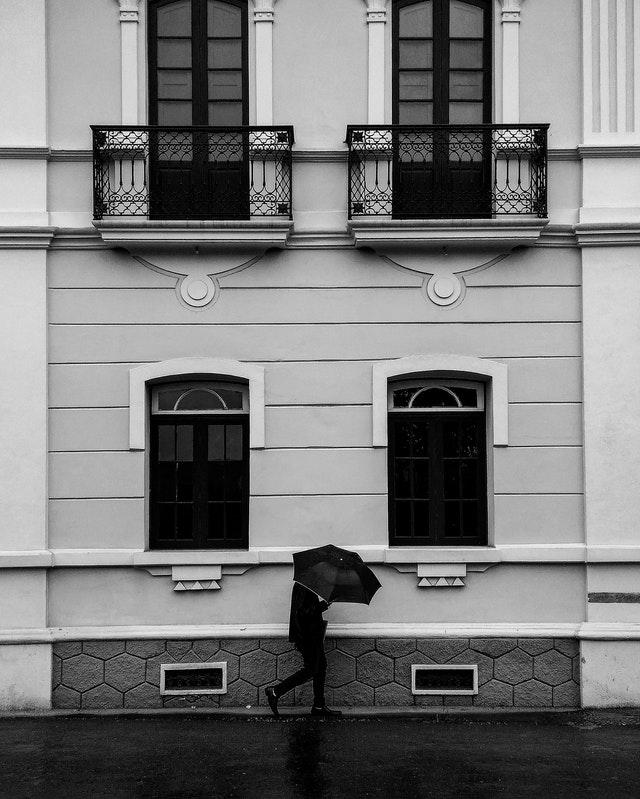
#> input picture 2_Image_Filtering/data/walking.jpg, 640 x 799 px
$ jupyter execute --allow-errors TP2_Image_Filtering.ipynb   (shell and % lines are left out)
#> lines starting #> are read from the running program, lines starting #| are printed output that depends on the picture
# Image Filtering

The main objectives of this module are:

* Implement point filtering with look-up tables.
* Implement region filtering with kernel convolution, morphological operations and edge detection.
* Understand spatial frequency information with the Fourier transform.

## 1. Look-up tables

Look-up tables are a very useful tool to perform simple pixel-level filtering of an image.

Numpy arrays indexing ([see reference here](http://docs.scipy.org/doc/numpy/user/basics.indexing.html)) is a very powerful tool, but can be a bit counter-intuitive at first. We will use it to quickly create and use look-up tables to transform an image.

Look at the short example below.

We construct an image with 4 possible values for each pixel (-> $I(x,y) \in \{0,1,2,3\}$). We then build the following LUT:

|Input value|Output value|
|--|--|
|0|2|
|1|3|
|2|1|
|3|0|

And we apply it on the image.

[cell 1]
import numpy as np
import matplotlib.pyplot as plt
from matplotlib import cm

original_walking = plt.imread('data/walking.jpg')
#> original_walking is the input picture: shape (799, 640); min 0, max 255, mean 121.2

# Let's create a 3x3 "image" with 4 possible pixel values (in [0,3])
im = np.array([[1,0,2],[2,1,3],[3,3,1]])

# look-up table is a vector of size 4 mapping the new value for the pixels of m
lut = np.array([2,3,1,0]) # maps 0 -> 2, 1 -> 3, 2 -> 1, 3 -> 0

plt.figure(figsize=(8,2))
plt.plot(lut)
plt.title('Look-up table')
plt.show()

# we can use numpy vector indexing to apply the look-up table:
new_im = lut[im] # This will create a new array with the same size as m

plt.figure(figsize=(8,4))
plt.subplot(1,2,1) #supblot is useful to display images side-by-side
plt.imshow(im, cmap=cm.gray)
plt.title('Original')
plt.subplot(1,2,2)
plt.imshow(new_im, cmap=cm.gray)
plt.title('LUT(Original)')
plt.show()
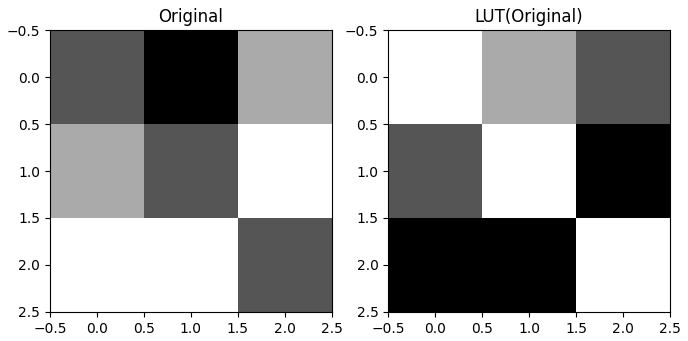
#> figure drawn by matplotlib, 2 panels

So a LUT for a grayscale image will be a 256-length vector. The first value in this vector will be the "new value to give all pixels that are equal to 0 in the original image".

For inverting a greyscale image, this would mean that we want all 0s to become 255s, all 1s to become 254s, etc...

[cell 2]
lut_inv = np.zeros(256)

for i in range(256):
    lut_inv[i] = 255 -i

**Starting from this example, create the following LUTs** and apply them to the "walking.jpg" image:
1. For inverting an image (so that $0 \rightarrow 255$, $255 \rightarrow 0$)
1. To keep only graylevel such that $g \ge t$, setting all other values to 0.
1. To reduce the number of gray levels from 256 to 8 (so that $255 \rightarrow 7$, $0 \rightarrow 0$).
1. To "stretch" the histogram so that, given a **minimum value** $T_{min}$ and a **maximum value** $T_{max}$, we have :
    * If $I(x,y) < T_{min}$, the new value is set to 0
    * If $I(x,y) > T_{max}$, the new value is set to 255
    * Values between $T_{min}$ and $T_{max}$ are stretched to cover the entire histogram.
1. to perform an **equalization** of the walking.jpg image (so that the histogram becomes "as flat as possible")

[cell 3]
#1. For inverting an image

from skimage.io import imread,imshow,imsave

imgWalking = imread("data/walking.jpg")

#inverting
imgWalking = lut_inv[imgWalking]
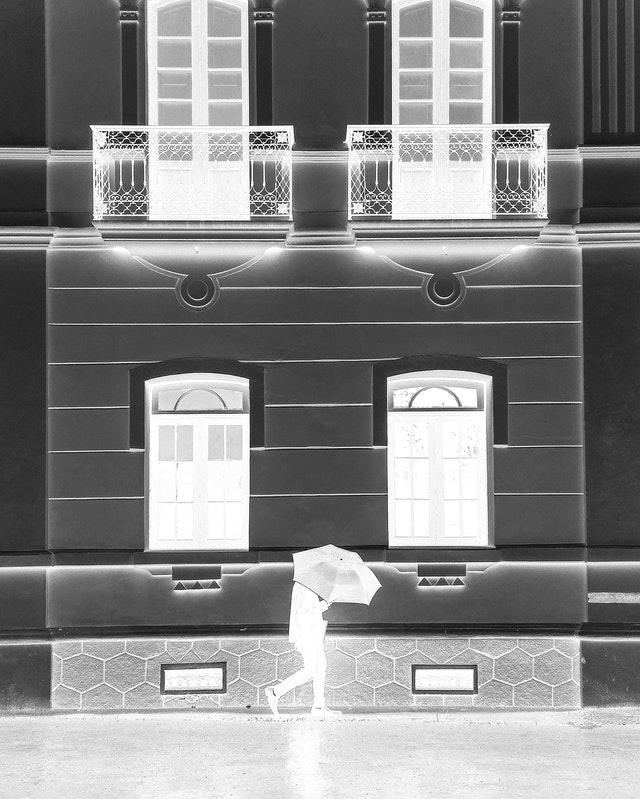
#> imgWalking: shape (799, 640) float64; min 0, max 255, mean 133.8

imshow(imgWalking)

[cell 4]
#2 Keep graylevels above a certain threshold

img_pour_index = (imgWalking * 255).astype(np.uint8)

threshold = 100

lut_threshold = np.zeros(256, dtype=np.uint8)

for i in range(256):
    if i >= threshold:
        lut_threshold[i] = i
    else:
        lut_threshold[i] = 0

# print(lut_threshold)

Graylevels_above_threshold = lut_threshold[img_pour_index]
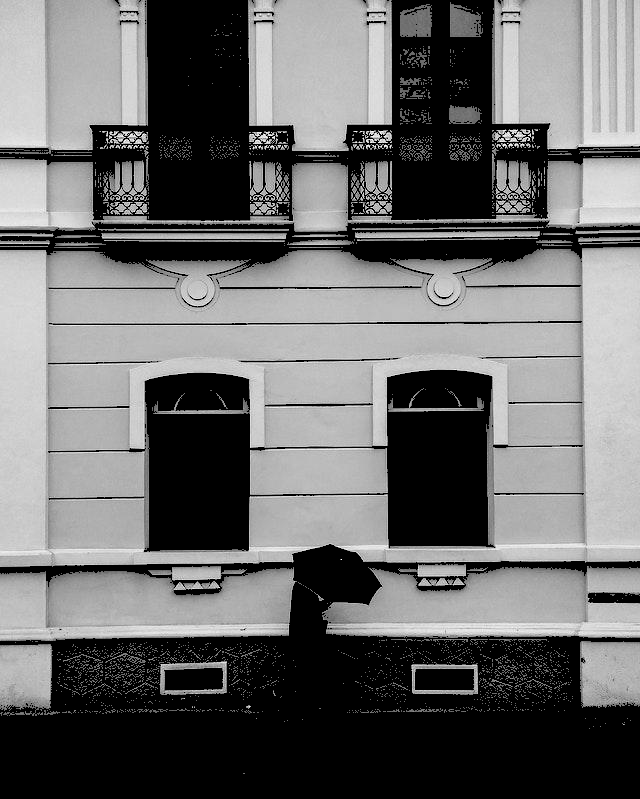
#> Graylevels_above_threshold: shape (799, 640); min 0, max 255, mean 107.5

imshow(Graylevels_above_threshold)

Let's have a quick look at the effect on the histogram:

[cell 5]
#Printing the histogram

plt.hist(imgWalking.ravel(), bins=256, range=(0, 256))
plt.hist(Graylevels_above_threshold.ravel(), bins=256, range=(0, 256))
plt.legend(['Original Image', 'Graylevels above threshold'])
plt.show()
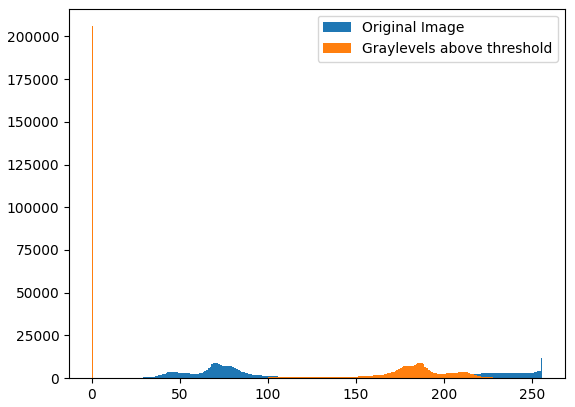
#> figure drawn by matplotlib, 1 panel; tallest bar 11794 high, from x = 255 to 256; tallest bar 205905 high, from x = 0 to 1

As we can see, we have a huge peak at 0, as all pixels that had a value between 0 and the threshold have been set to 0. The rest of the histogram has the same shape as before (except it obviously looks flatter next to the 0 peak).

Next, we want to reduce the number of gray levels from 256 to 8 (meaning that we reduce the "dynamic range" of the image). So we want lut[0] = 0 and lut[255] = 7:

[cell 6]
#3 Divide graylevels into fewer levels

# Ensure imgWalking can be used as indices: convert to a single-channel uint8 image (0..255)
from skimage.color import rgb2gray

# If image is float in [0,1], scale to 0-255; if RGB, convert to gray first
if imgWalking.dtype.kind == 'f':
    img_idx = (imgWalking * 255.0).round().astype(np.uint8)
else:
    img_idx = imgWalking.astype(np.uint8)

if img_idx.ndim == 3 and img_idx.shape[2] in (3,4):
    img_idx = (rgb2gray(img_idx) * 255.0).round().astype(np.uint8)

# Build LUT and apply
lut_lessGrayLevels = np.zeros(256, dtype=np.uint8)
for i in range(256):
    lut_lessGrayLevels[i] = (i // 64) * 64  # 4 levels: 0,64,128,192

lessGrayLevels = lut_lessGrayLevels[Graylevels_above_threshold.astype(np.uint8)]
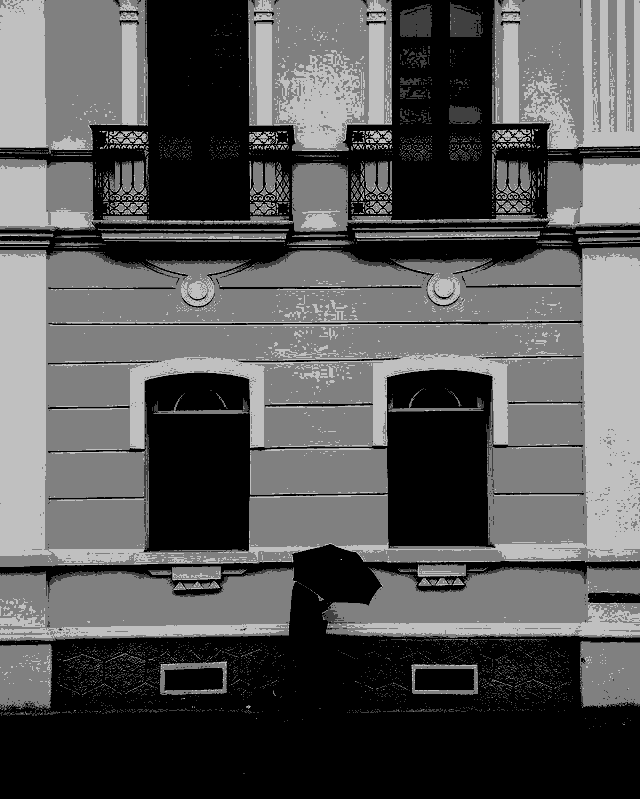
#> lessGrayLevels: shape (799, 640); min 0, max 192, mean 85.4

imshow(lessGrayLevels)

Now we want to "stretch" the histogram by doing an auto-level. The goal of stretching the histogram is to better use the dynamic range. If we look at the histogram from the original image, we can see that we mostly don't use values above around 220.

In other words, there are very few "bright" pixels in the image. On the other end, we do have black pixels, so we don't need to stretch in that direction. For the purpose of demonstrating histogram stretching, however, we will still use a T_min of 5.

[cell 7]
#4 To "stretch" the histogram (robust implementation)
from skimage.color import rgb2gray

# Ensure we have a single-channel uint8 image for indexing (0..255)
if imgWalking.dtype.kind == 'f':
    img_idx = (imgWalking * 255.0).round().astype(np.uint8)
else:
    img_idx = imgWalking.astype(np.uint8)

if img_idx.ndim == 3 and img_idx.shape[2] in (3,4):
    # convert RGB/RGBA to grayscale then to uint8
    img_idx = (rgb2gray(img_idx) * 255.0).round().astype(np.uint8)

# Compute min/max (you can replace these by percentiles if preferred)
min_val = int(np.min(img_idx))
#> min_val = 0
max_val = int(np.max(img_idx))
#> max_val = 255

# Build LUT robustly (handle case max==min)
if max_val == min_val:
    # no dynamic range -> identity LUT
    lut_stretch = np.arange(256, dtype=np.uint8)
else:
    lut_stretch = np.zeros(256, dtype=np.uint8)
    scale = 255.0 / float(max_val - min_val)
#> scale = 1
    for i in range(256):
        if i < min_val:
            lut_stretch[i] = 0
        elif i > max_val:
            lut_stretch[i] = 255
        else:
            lut_stretch[i] = np.round((i - min_val) * scale).astype(np.uint8)
#> after the loop, lut_stretch = 256 values from 0 to 255

# Apply LUT using the integer index image
stretched_img = lut_stretch[img_idx]

# Display stretched image
from skimage.io import imshow
imshow(stretched_img)

# Simple LUT equalization implementation (returns 256-length uint8 LUT)
def lut_equalization(ima):
    # ima expected to be integer image in 0..255
    hist, _ = np.histogram(ima.flatten(), bins=256, range=(0,256))
#> hist = 256 values, max 11794 at index 1, min 3 at index 252, mean 1997.5
    nh = hist.astype(np.float64) / hist.sum()
#> nh = 256 values, max 0.0231 at index 1, min 5.87e-06 at index 252, mean 0.00391
    ch = np.cumsum(nh)
#> ch = 256 values from 8.6e-05 to 1
    lut = np.round(255 * ch).astype(np.uint8)
#> lut = 256 values from 0 to 255
    return lut

# apply equalization and show result (optional)
eq_lut = lut_equalization(img_idx)
#> eq_lut = 256 values from 0 to 255
equalized = eq_lut[img_idx]
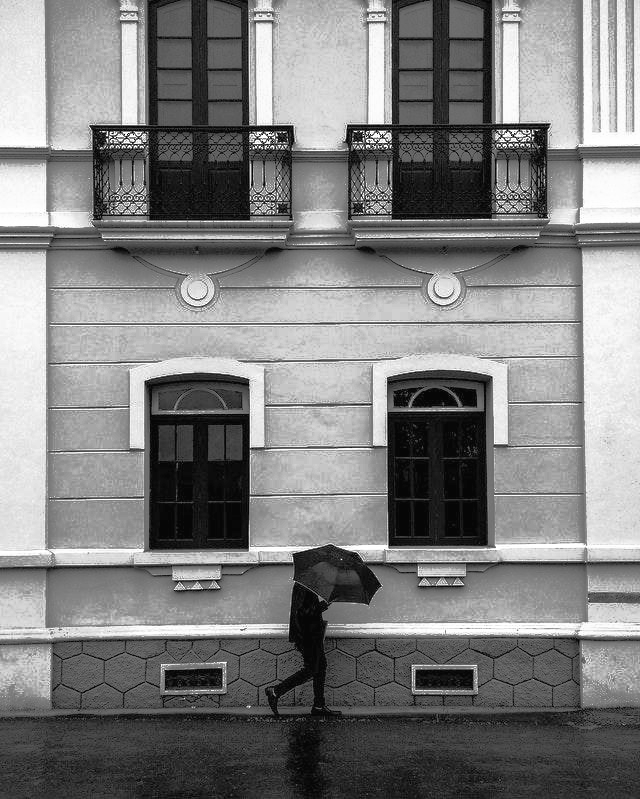
#> equalized: shape (799, 640); min 0, max 255, mean 128.5

# Plot histograms: original vs stretched vs equalized
plt.figure(figsize=(10,4))
plt.subplot(1,3,1)
plt.title('Original histogram')
plt.hist(img_idx.ravel(), bins=256, range=(0,256), color='C0')

plt.subplot(1,3,2)
plt.title('Stretched histogram')
plt.hist(stretched_img.ravel(), bins=256, range=(0,256), color='C1')

plt.subplot(1,3,3)
plt.title('Equalized histogram')
plt.hist(equalized.ravel(), bins=256, range=(0,256), color='C2')
plt.tight_layout()
plt.show()
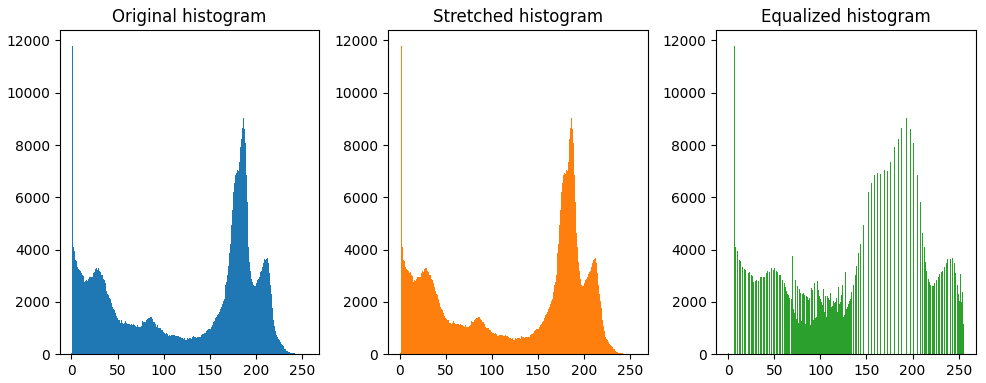
#> figure drawn by matplotlib, 3 panels; panel 1: tallest bar 11794 high, from x = 1 to 2; panel 2: tallest bar 11794 high, from x = 1 to 2; panel 3: tallest bar 11794 high, from x = 6 to 7

With that, we make the "bright" parts of the image "whiter", and the dark part darker, without losing much information in the process. A way to automate the selection of the thresholds would be to use percentiles in the cumulative histogram. For instance, we could say that we use the percentiles 2 and 98 as lower and upper thresholds, so as to only "lose" 4\% of the pixel information in the process:

[cell 8]
imshow(equalized)

[cell 9]
# Compute LUT & apply to image:

eq_lut = lut_equalization(imgWalking)
equalized = eq_lut[imgWalking.astype(np.uint8)]
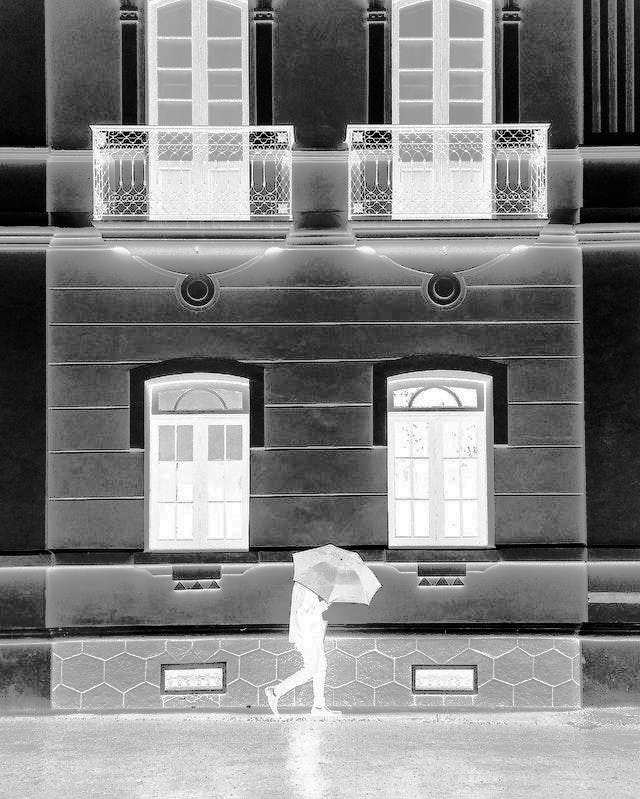
#> equalized: shape (799, 640); min 0, max 255, mean 128.5
imshow(equalized)

This time, Tmin has been set as 0 (so we don't modify the dark tones of the image), and Tmax at 217. The image,which was a bit underexposed, now has a better contrast (but this operation is not lossless!).

We now need to do equalization. The goal of equalization is to distribute the histogram as equally as possible. This is done quite simply by using the cumulative histogram as a look-up table ! We first have to normalize the cumulative histogram to the 0-255 range, then we can use it to equalize the image.

[cell 10]
#5 Normalize to 0-255 range & convert to integer

eq_lut = lut_equalization(imgWalking)
equalized = eq_lut[imgWalking.astype(np.uint8)]
equalized = ((equalized - equalized.min()) * (255.0 / (equalized.max() - equalized.min()))).round().astype(np.uint8)
imshow(equalized)

#Show histogram

plt.hist(equalized.ravel(), bins=256, range=(0, 256))
plt.title('Equalized Image Histogram')
plt.show()
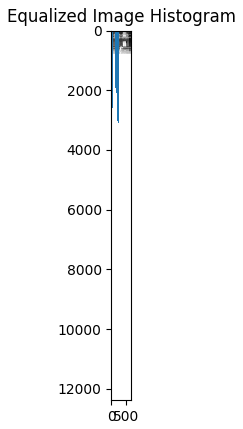
#> figure drawn by matplotlib, 1 panel

As we can see, the peaks of the original histogram have been stretched to use more values, while the lower values were compressed together. This allows us to fully use the entire dynamic range, better than with the auto-level. However, the change is much more noticeable and produces an image that doesn't look natural. Depending on the application, it may or may not be interesting to do it. Here, for instance, details on the windows are more noticeable, but the image gets a "grainy" look.

**Need more help? You can check the following videos:**

* [Look-Up Tables](https://www.youtube.com/watch?v=PHiiKoSsVac&list=PLI3XOM9BWLSW6vTPxc9ZfSABS31o7HMub&index=13)
* [Auto-levels](https://www.youtube.com/watch?v=DLN4jfBJakQ&list=PLI3XOM9BWLSW6vTPxc9ZfSABS31o7HMub&index=14)
* [Equalization](https://www.youtube.com/watch?v=C44WuMUudik&list=PLI3XOM9BWLSW6vTPxc9ZfSABS31o7HMub&index=15)

## 2. Kernel convolution

A convolution (in image processing) is a transformation of an image by a kernel. Each pixel from the original image will be replaced by the sum of all pixels from the neighbourhood defined by the kernel size multiplied element-wise with the values of the kernel.

Although the convolution operation is available in the scipy library, but before using it we want to code it so as to really understand what's happening. Let's use a small:

[cell 11]
# The "image" will be a 5x5 array
a = np.arange(25).reshape((5,5))
new_a = a.copy()
print("a")
print(a)

# We take a 3x3 kernel
k = np.arange(9).reshape((3,3))-4
print("k")
print(k)

# What will the new value of the pixel "6" be in the new image ?
# We have to center the kernel on that pixel, and multiply all the corresponding values:
conv_6 = a[0:3,0:3]*k
print("multiplying neighbourhood of '6' by kernel")
print(conv_6)

# Then we sum those values
new6 = conv_6.sum()
new_a[1,1] = new6

print("image with new value for '6'")
print(new_a)

The most difficult part of the operation is to decide what to do about the borders. What's the neighbourhood of the "0" pixel in the previous example?

Some common strategies are zero-padding (adding 0s all around the image) or same-padding (giving the pixels "around" the image the same value as the pixel closest to them). Another strategy is to just ignore those and to reduce the size of the image after the convolution.

Now let's make a function to do the convolution on the whole image, using zero-padding:

[cell 12]
def convolve(im,k):
    #get dimensions
    new_im = im.copy()
    im_h, im_w = im.shape

    for i in range(1, im_h-1):
        for j in range(1, im_w-1):
            #extracting the region of interest
            region = im[i-1:i+2, j-1:j+2]
            #element-wise multiplication and summation
            conv_value = np.sum(region * k)
            #assigning the convolved value to the new image
            new_im[i,j] = conv_value
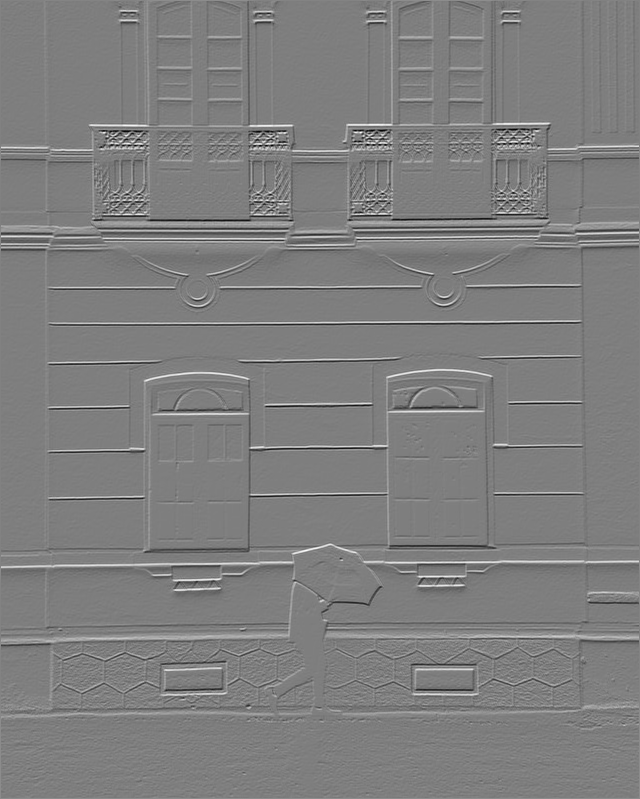
#> new_im: shape (799, 640) float64; min -2138, max 2164, mean 3; drawn with min black and max white

    return new_im

K = conv_6
new_im = convolve(imgWalking, k)
imshow(new_im)

As we can see, this particular kernel has the effect of blurring slightly the image. A bigger kernel would blur it more.

For the next part, we will use the skimage implementations of the mean & median filters and see how they perform at noise reduction. We start with the noisy image, and try some mean filters with different sizes.

[cell 13]
import matplotlib.pyplot as plt
import numpy as np
from skimage.filters.rank import mean, median
from skimage.morphology import disk
from skimage.color import rgb2gray

# 0. Si l'image est en couleur, on la passe en niveaux de gris
# Note: rgb2gray renvoie souvent des floats entre 0 et 1
if imgWalking.ndim == 3:
    img_gray = rgb2gray(imgWalking)
else:
    img_gray = imgWalking

# 1. CONVERSION ROBUSTE (Le cœur de la correction)
# On vérifie le max pour savoir comment convertir
if img_gray.max() <= 1.0:
    # Cas A : L'image est en float entre 0.0 et 1.0 -> on multiplie par 255
    img_uint = (img_gray * 255).astype(np.uint8)
else:
    # Cas B : L'image est en float entre 0 et 255 -> on force le type entier
    # Cela supprime l'erreur "must be between -1 and 1"
    img_uint = img_gray.astype(np.uint8)

# 2. Application des filtres (maintenant sans erreur car img_uint est propre)
mean_img = mean(img_uint, disk(1))
median_img = median(img_uint, disk(1))

# 3. Affichage
fig, ax = plt.subplots(1, 3, figsize=(15, 5))

ax[0].imshow(img_uint, cmap='gray')
ax[0].set_title('Originale (uint8)')

ax[1].imshow(mean_img, cmap='gray')
ax[1].set_title('Filtre Moyenne')

ax[2].imshow(median_img, cmap='gray')
ax[2].set_title('Filtre Médian')

plt.show()
